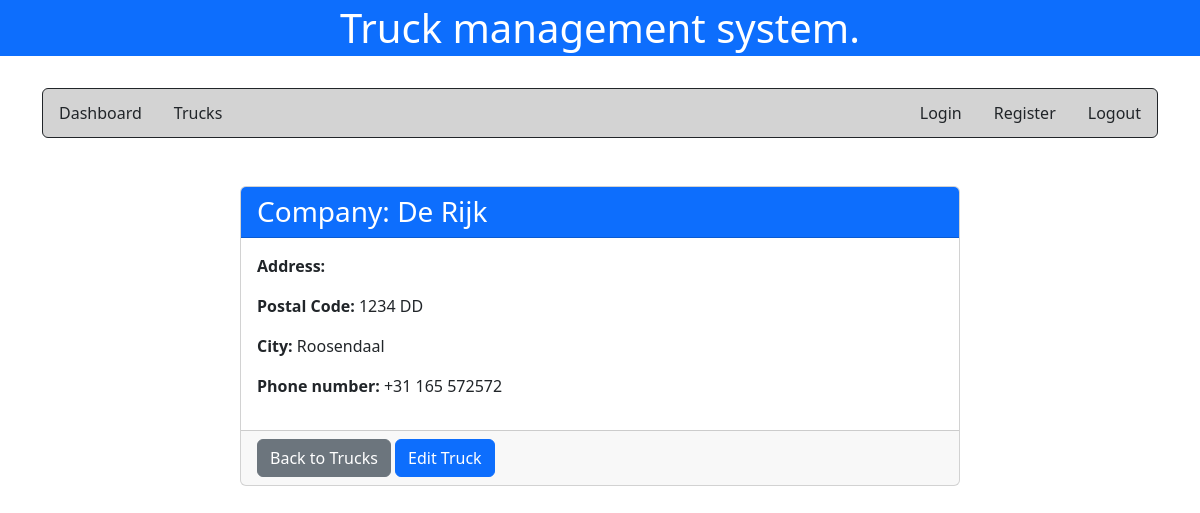
/singlecompanydetails/5/, run on the app's committed database.
### emp/models.py (models this page shows, shortened)
class Truck(models.Model):
    truck_id = models.AutoField(primary_key=True)
    truck_day = models.CharField(max_length=50)
    truck_departure_time = models.CharField(max_length=50)
    truck_truck = models.CharField(max_length=50)
    truck_number = models.CharField(max_length=50)
    truck_origin = models.CharField(max_length=50)
    truck_destination = models.CharField(max_length=50)
    truck_operator = models.CharField(max_length=50)
    truck_coloader = models.CharField(max_length=50, null=True, blank=True)
    truck_coolie = models.CharField(max_length=50, null=True, blank=True)
    truck_adr = models.CharField(max_length=50, null=True, blank=True)
    truck_order_number = models.CharField(max_length=50, null=True, blank=True)
    truck_street = models.CharField(max_length=100)
    truck_street_number = models.CharField(max_length=100)
    truck_postal_code = models.CharField(max_length=10, null=True, blank=True)
    truck_city = models.CharField(max_length=50)
    truck_country = models.CharField(max_length=50)
    phone_country_code = models.CharField(max_length=4)
    phone_area_code = models.CharField(max_length=3)
    phone_number = models.CharField(max_length=4)

### emp/views.py (the view)
# urls.py: path('singlecompanydetails/<int:empid>/', views.single_truck_company, name="singlecompanydetails"),
def single_truck_company(request, empid):
    try:
        company = Truck.objects.get(truck_id=empid)
        return render(request, 'emp/singlecompanydetails.html', {'singletruck': company})
    except Truck.DoesNotExist:
        return render(request, 'emp/singlecompanydetails.html', {'error_message': 'Truck not found'})

### emp/templates/emp/singlecompanydetails.html
{% extends "base.html" %}
{% block content %}
<div class="container mt-5">
    <div class="row justify-content-center">
        <div class="col-md-8">
            <div class="card">
                <div class="card-header bg-primary text-white">
                    <h3 class="card-title mb-0">Company: {{ singletruck.truck_operator }}</h3>
                </div>
                <div class="card-body">
                    <div class="row">
                        <div class="col-md-6">
                            <p><strong>Address:</strong> {{ singletruck.truck_address }}</p>
                            <p><strong>Postal Code:</strong> {{ singletruck.truck_postal_code }}</p>
                            <p><strong>City:</strong> {{ singletruck.truck_city }}</p>
                            <p><strong>Phone number:</strong> {{ singletruck.phone_country_code }} {{ singletruck.phone_area_code }} {{ singletruck.phone_number }}</p>
                        </div>
                    </div>
                </div>
                <div class="card-footer">
                    <a href="{% url 'alltrucks' %}" class="btn btn-secondary">Back to Trucks</a>
                    <a href="{% url 'updatetruck' singletruck.truck_id %}" class="btn btn-primary">Edit Truck</a>
                </div>
            </div>
        </div>
    </div>
</div>
{% endblock %}

### data on the page
Truck: truck_operator "De Rijk", truck_postal_code "1234 DD", truck_city "Roosendaal", phone_country_code "+31", phone_area_code "165", phone_number "572572"
